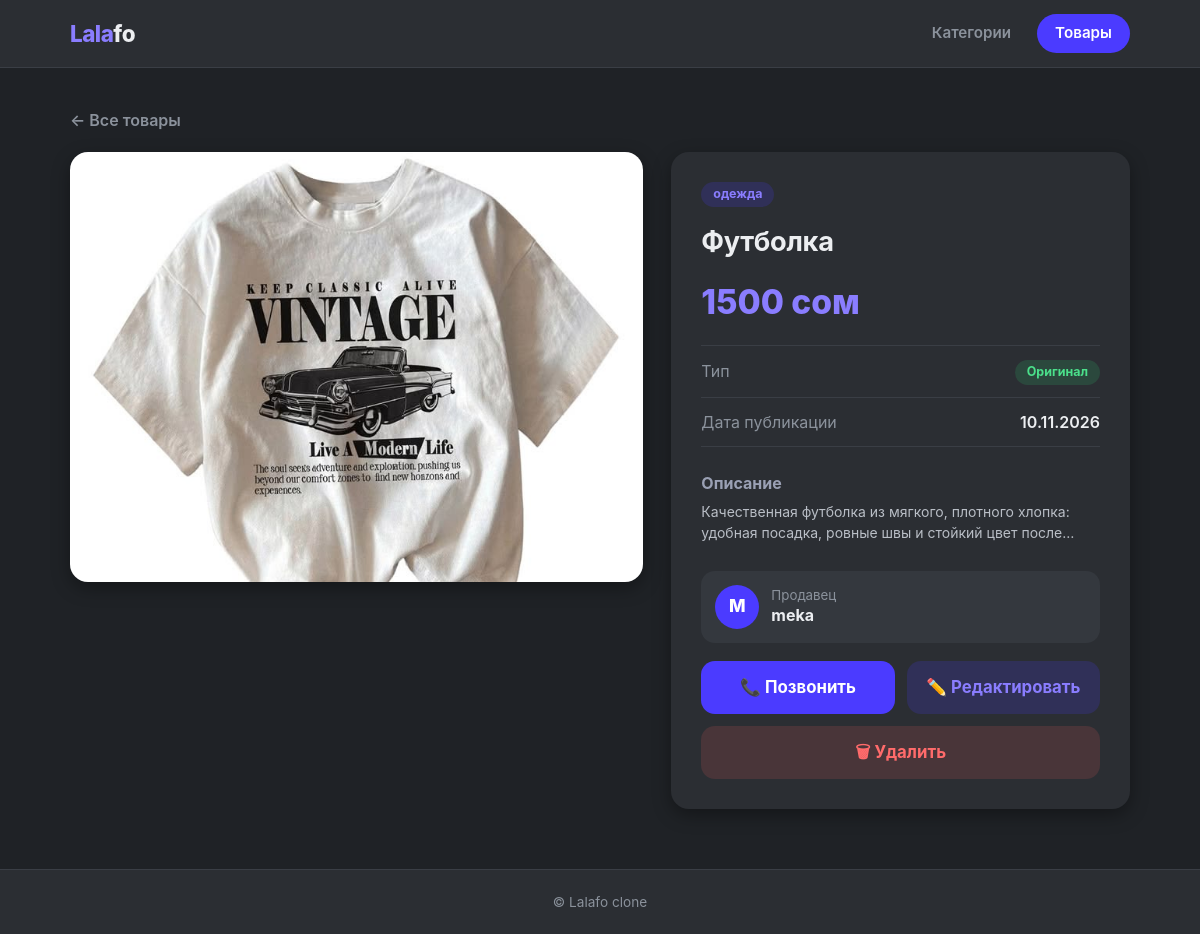
Screenshot of /product/4/ with the database file from the repository.
### lalafo_app/models.py (models this page shows, shortened)
class Product(models.Model):
    product_name = models.CharField(max_length=200)
    price = models.PositiveSmallIntegerField()
    category = models.ForeignKey(Category, on_delete=models.CASCADE)
    product_image = models.ImageField(upload_to='photo_products')
    phone_number = PhoneNumberField()
    descriptions = models.TextField()
    user = models.CharField(max_length=54)
    city = models.CharField(max_length=100, default='Бишкек')
    product_type = models.BooleanField(default=False)
    created_date = models.DateField(auto_now_add=True)

class Category(models.Model):
    category_name = models.CharField(max_length=32,unique=True)
    category_image = models.ImageField(upload_to='photo_categories')

### lalafo_app/views.py (the view)
# urls.py: path('product/<int:pk>/', ProductDetailView.as_view(), name='product_detail'),
class ProductDetailView(DetailView):
    queryset = Product.objects.all()
    context_object_name = 'product'
    template_name = 'product_detail.html'

### lalafo_app/templates/product_detail.html (shortened to what this page needs)
{% extends 'base.html' %}
{% block nav_prod %}active{% endblock %}
{% block content %}
<a class="back" href="{% url 'product_list' %}">← Все товары</a>
<div class="detail">
  <div class="detail-img">
    {% if product.product_image %}
      <img src="{{ product.product_image.url }}" alt="{{ product.product_name }}">
    {% else %}
      <div class="no-img">Нет фото</div>
    {% endif %}
  </div>
  <div class="detail-info">
    <span class="pill">{{ product.category.category_name }}</span>
    <h1>{{ product.product_name }}</h1>
    <div class="detail-price">{{ product.price }} сом</div>
    <ul class="info-list">
      <li>
        <span class="label">Тип</span>
        <span class="value">
          {% if product.product_type %}<span class="tag tag-orig">Оригинал</span>
          {% else %}<span class="tag tag-copy">Не оригинал</span>{% endif %}
        </span>
      </li>
      <li><span class="label">Дата публикации</span><span class="value">{{ product.created_date|date:"d.m.Y" }}</span></li>
    </ul>
    <div class="desc">
      <h3>Описание</h3>
      <p>{{ product.descriptions }}</p>
    </div>
    <div class="seller">
      <div class="avatar">{{ product.user|slice:":1"|upper }}</div>
      <div>
        <small>Продавец</small>
        <strong>{{ product.user }}</strong>
      </div>
    </div>
<div class="actions">
  <a href="tel:{{ product.phone_number }}" class="btn">📞 Позвонить</a>
  <a href="{% url 'product_update' product.pk %}" class="btn btn-edit">✏️ Редактировать</a>
  <a href="{% url 'product_delete' product.pk %}" class="btn btn-delete">🗑 Удалить</a>
  </div>
</div>
{% endblock %}

### lalafo_app/templates/base.html (style rules this page uses)
:root { --bg: #1f2226; --surface: #2b2e33; --surface-2: #34383e; --text: #eceef1; --muted: #8b929c; --primary: #4b3bff; --primary-light: #8a7dff; --primary-soft: rgba(75, 59, 255, .18); --border: #3a3e45; --radius: 18px; --shadow: 0 6px 18px rgba(0, 0, 0, .35); --glow: 0 14px 34px rgba(75, 59, 255, .28); }
* { box-sizing: border-box; margin: 0; padding: 0; }
body { font-family: -apple-system, "Segoe UI", Roboto, "Helvetica Neue", Arial, sans-serif; background: var(--bg); color: var(--text); line-height: 1.5; min-height: 100vh; display: flex; flex-direction: column; }
a { color: inherit; text-decoration: none; }
.pill { width: fit-content; background: var(--primary-soft); color: var(--primary-light); padding: 3px 12px; border-radius: 999px; font-size: .78rem; font-weight: 700; }
.tag { display: inline-block; padding: 3px 12px; border-radius: 999px; font-size: .78rem; font-weight: 700; width: fit-content; }
.tag-orig { background: rgba(46, 204, 113, .16); color: #4be08b; }
.back { display: inline-flex; align-items: center; gap: 6px; color: var(--muted); font-weight: 600; margin-bottom: 20px; transition: .2s; }
.detail { display: grid; grid-template-columns: 1.25fr 1fr; gap: 28px; align-items: start; }
.detail-img { background: var(--surface); border-radius: var(--radius); overflow: hidden; box-shadow: var(--shadow); aspect-ratio: 4 / 3; }
.detail-img img { width: 100%; height: 100%; object-fit: cover; }
.detail-info { background: var(--surface); border-radius: var(--radius); padding: 30px; box-shadow: var(--shadow); display: flex; flex-direction: column; gap: 18px; }
.detail-info h1 { font-size: 1.7rem; line-height: 1.25; letter-spacing: -.3px; }
.detail-price { font-size: 2.1rem; font-weight: 800; color: var(--primary-light); }
.info-list { list-style: none; border-top: 1px solid var(--border); }
.info-list li { display: flex; justify-content: space-between; align-items: center; gap: 12px; padding: 12px 0; border-bottom: 1px solid var(--border); }
.info-list .label { color: var(--muted); }
.info-list .value { font-weight: 600; text-align: right; }
.desc h3 { margin-bottom: 6px; font-size: 1rem; }
.desc p { color: #b9bec6; white-space: pre-line; }
.seller { display: flex; align-items: center; gap: 12px; padding: 14px; background: var(--surface-2); border-radius: 14px; }
.avatar { width: 44px; height: 44px; border-radius: 50%; background: var(--primary); color: #fff; display: flex; align-items: center; justify-content: center; font-weight: 800; font-size: 1.1rem; }
.seller small { color: var(--muted); display: block; line-height: 1.2; }
.btn { display: block; text-align: center; background: var(--primary); color: #fff; padding: 14px; border-radius: 14px; font-weight: 700; font-size: 1.05rem; transition: .2s; }
.desc { color: #9aa0b4; font-size: 14px; margin: 6px 0 10px; display: -webkit-box; -webkit-line-clamp: 3; -webkit-box-orient: vertical; overflow: hidden; }
.actions { display: grid; grid-template-columns: 1fr 1fr; gap: 12px; }
.actions .btn-delete { grid-column: 1 / -1; }
.btn-edit { background: var(--primary-soft); color: var(--primary-light); }
.btn-delete { background: rgba(255, 90, 90, .14); color: #ff6b6b; }

### rows the page displays
Product: product_image (picture), category.category_name "одежда", product_name "Футболка", price "1500", created_date "10.11.2026", descriptions "Качественная футболка из мягкого, плотного хлопка: удобная посадка, ровные швы и стойкий цвет…", user "M", user "meka"
